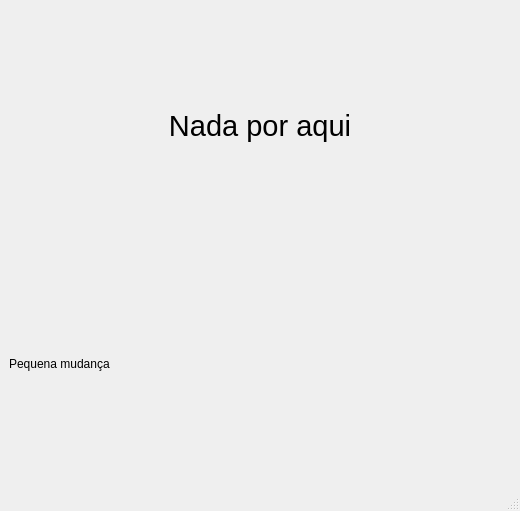
<?xml version="1.0" encoding="UTF-8"?>
<ui version="4.0">
 <class>MainWindow</class>
 <widget class="QMainWindow" name="MainWindow">
  <property name="geometry">
   <rect>
    <x>0</x>
    <y>0</y>
    <width>520</width>
    <height>511</height>
   </rect>
  </property>
  <property name="windowTitle">
   <string>MainWindow</string>
  </property>
  <widget class="QWidget" name="centralwidget">
   <layout class="QHBoxLayout" name="horizontalLayout">
    <item>
     <layout class="QGridLayout" name="gridLayout">
      <item row="0" column="0">
       <widget class="QLabel" name="label">
        <property name="font">
         <font>
          <pointsize>22</pointsize>
         </font>
        </property>
        <property name="text">
         <string>Nada por aqui</string>
        </property>
        <property name="alignment">
         <set>Qt::AlignmentFlag::AlignCenter</set>
        </property>
       </widget>
      </item>
      <item row="1" column="0">
       <layout class="QGridLayout" name="gridLayout_2">
        <item row="0" column="0">
         <widget class="QLabel" name="label_2">
          <property name="text">
           <string>Pequena mudança</string>
          </property>
         </widget>
        </item>
       </layout>
      </item>
     </layout>
    </item>
   </layout>
  </widget>
  <widget class="QMenuBar" name="menubar">
   <property name="geometry">
    <rect>
     <x>0</x>
     <y>0</y>
     <width>520</width>
     <height>33</height>
    </rect>
   </property>
  </widget>
  <widget class="QStatusBar" name="statusbar"/>
 </widget>
 <resources/>
 <connections/>
</ui>
